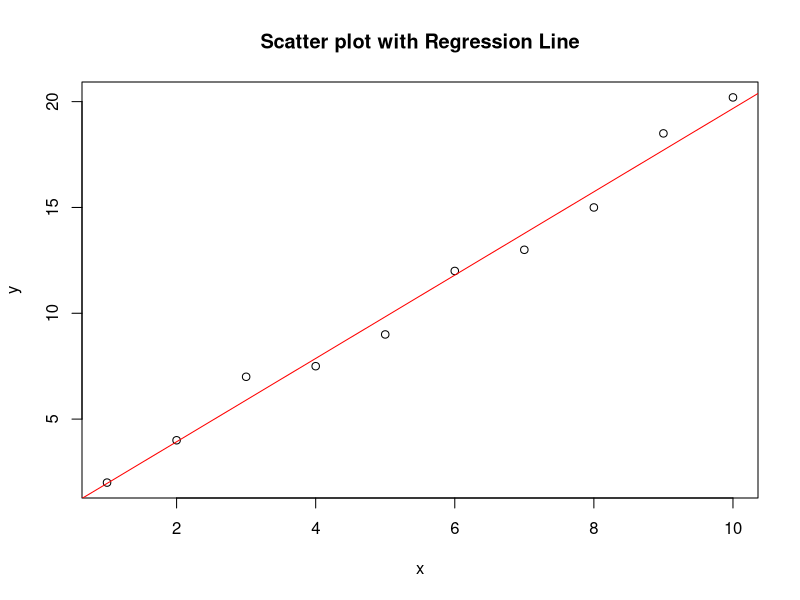

Reproduce this figure in R.
# algorithms/regression/conf_int.R

# Function to plot data and regression line
plot_data_with_regression <- function(x, y) {
  tryCatch({
    plot(x, y, main = "Scatter plot with Regression Line", xlab = "x", ylab = "y")
    data.fit <- lm(y ~ x)
    abline(data.fit, col = "red")
  }, error = function(e) {
    message("Error in plotting data: ", e$message)
  })
}

# Function to compute linear regression and print summary
compute_regression_summary <- function(x, y) {
  tryCatch({
    data.fit <- lm(y ~ x)
    summary(data.fit)
  }, error = function(e) {
    message("Error in computing regression summary: ", e$message)
    return(NULL)
  })
}

# Function to compute and print standard errors
compute_standard_errors <- function(data.fit) {
  tryCatch({
    standard_errors <- summary(data.fit)$coefficients[, "Std. Error"]
    se_b0 <- standard_errors[1] # Standard error of b0
    se_b1 <- standard_errors[2] # Standard error of b1
    cat("Standard Error of b0:", se_b0, "\n")
    cat("Standard Error of b1:", se_b1, "\n")
  }, error = function(e) {
    message("Error in computing standard errors: ", e$message)
  })
}

# Function to compute and print confidence intervals
compute_confidence_intervals <- function(data.fit, alpha = 0.05) {
  tryCatch({
    conf_intervals <- confint(data.fit, level = 1 - alpha)
    conf_interval_b0 <- conf_intervals[1, ]
    conf_interval_b1 <- conf_intervals[2, ]
    cat("Confidence interval for b0:\n", conf_interval_b0, "\n")
    cat("Confidence interval for b1:\n", conf_interval_b1, "\n")
  }, error = function(e) {
    message("Error in computing confidence intervals: ", e$message)
  })
}

# Example usage
data <- data.frame(x = c(1,2,3,4,5,6,7,8,9,10), y = c(2,4,7,7.5,9,12,13,15,18.5,20.2))

# Plot data with regression line
plot_data_with_regression(data$x, data$y)

# Compute and print regression summary
summary <- compute_regression_summary(data$x, data$y)
if (!is.null(summary)) {
  print(summary)
}

# Compute and print standard errors
data.fit <- lm(data$y ~ data$x)
compute_standard_errors(data.fit)

# Compute and print confidence intervals
compute_confidence_intervals(data.fit)
